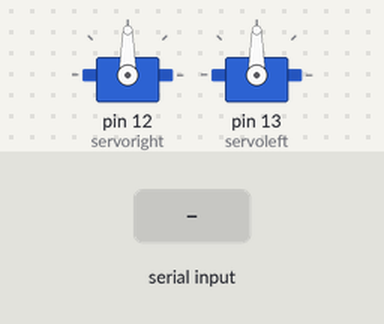
The sketch below on a simulated Arduino Uno, built with avr-gcc and run on an emulated ATmega328P. On the bench: 2 × servo. The inputs (shaded band) are chosen by the test bench.

Above: at 1.2 s.
1.3 s: "W" received over Serial
At 1.6 s:
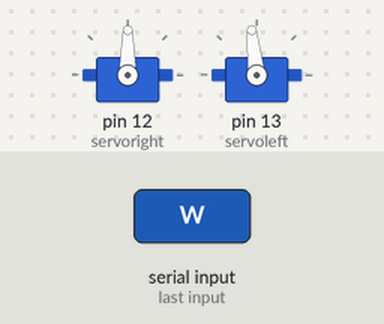
2.8 s: "D" received over Serial
At 4.0 s:
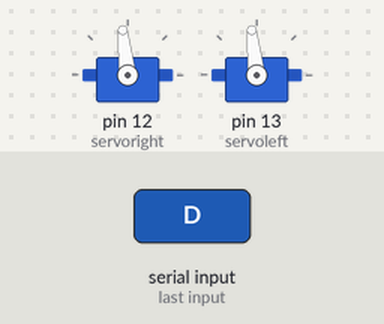
Timing chart, 0 to 5.8 s (numbered marks = the images above; inputs shaded):
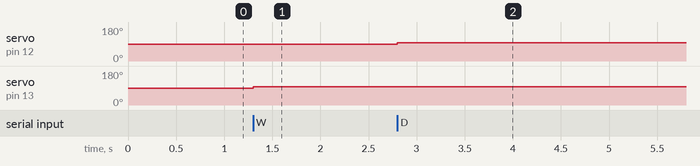

The sketch:

Servomotor.ino
```cpp
#include<Servo.h>
Servo servoright;
Servo servoleft;

void setup() {
  Serial.begin(115200);
  servoright.attach(12);
  servoleft.attach(13);
}

void loop() {
  if(Serial.available()){
    char msg = Serial.read();
    //reverse();
    switch(msg){
      case 'W':
        forward();
        break;
      case 'D':
        turnRight();
        break;
      case 'A':
        turnLeft();
        break;
    }
  }
}

void forward()
{
  servoleft.writeMicroseconds(1530);
  servoright.writeMicroseconds(1470);
}

void turnRight()
{
  servoleft.writeMicroseconds(1530);
  servoright.writeMicroseconds(1530);
}

void turnLeft()
{
  servoleft.writeMicroseconds(1470);
  servoright.writeMicroseconds(1470);
}

void reverse()
{
  servoleft.writeMicroseconds(1470);
  servoright.writeMicroseconds(1530);
}

void stop()
{
  servoleft.writeMicroseconds(1500);
  servoright.writeMicroseconds(1500);
}
```

Measured:
- after the input at 1.3 s, servo on pin 13 (servoleft): 90° → 96° at once
- after the input at 2.8 s, servo on pin 12 (servoright): 90° → 96° at once
